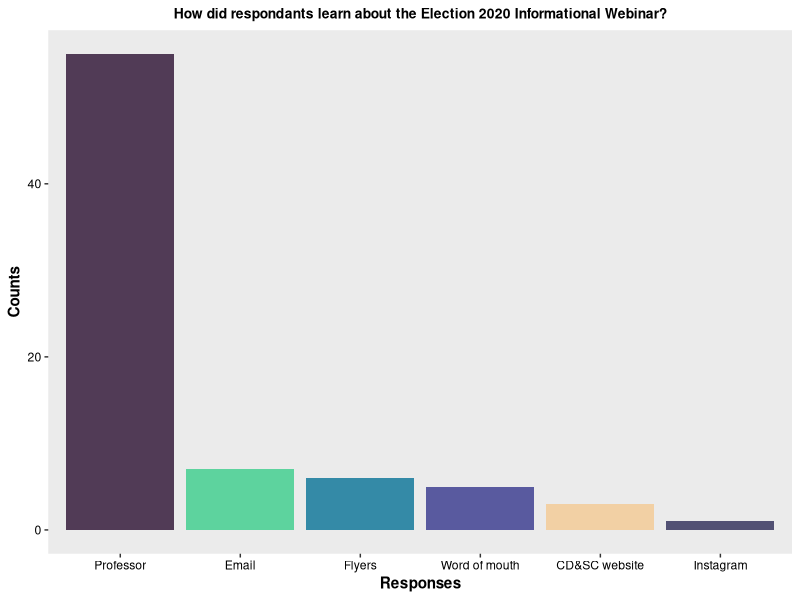
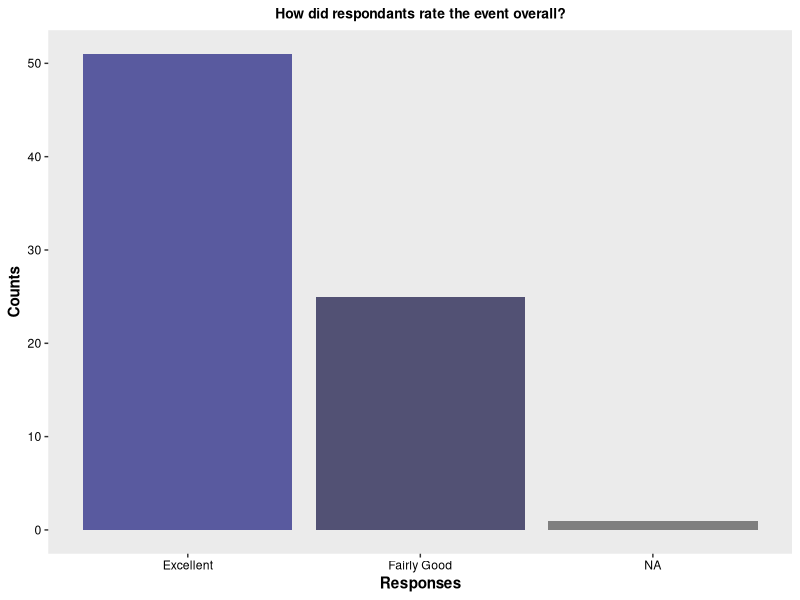
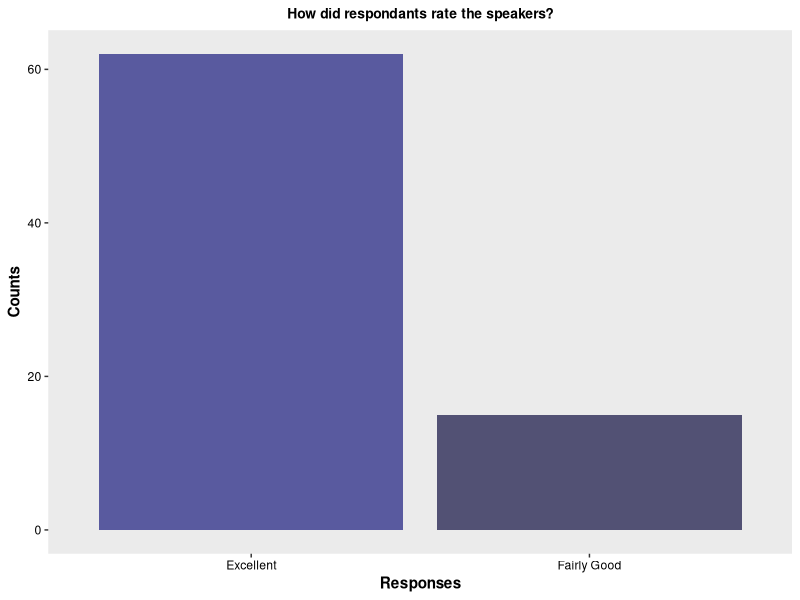
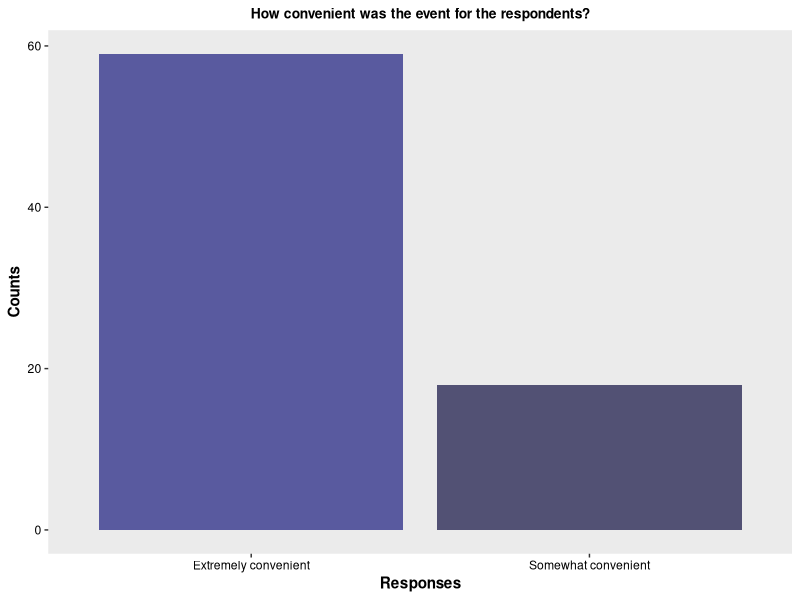
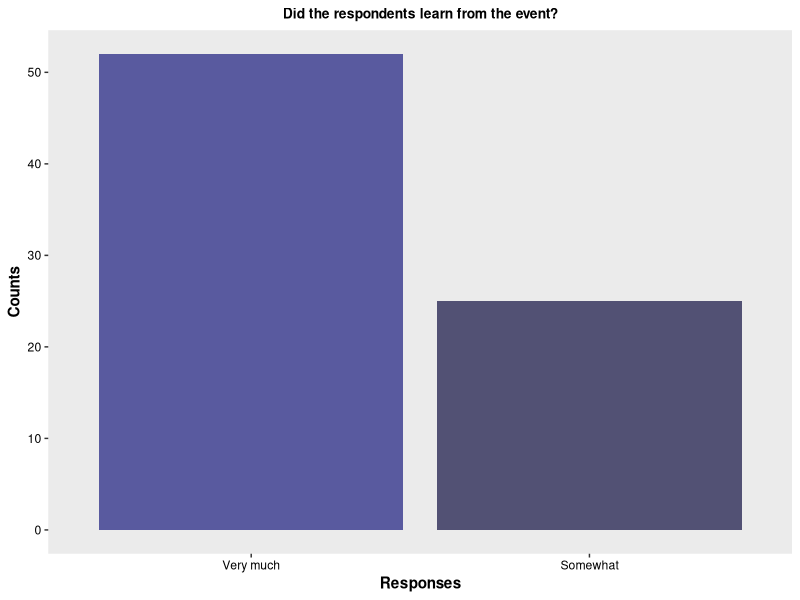
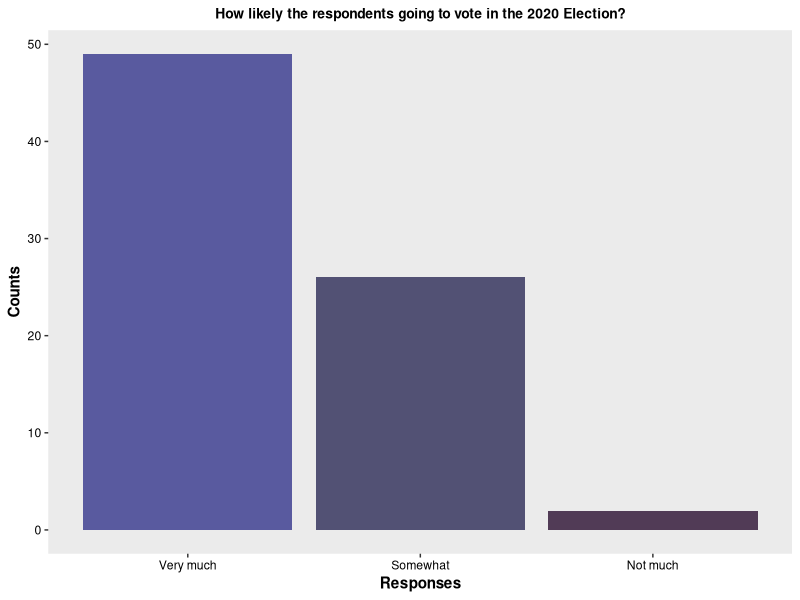
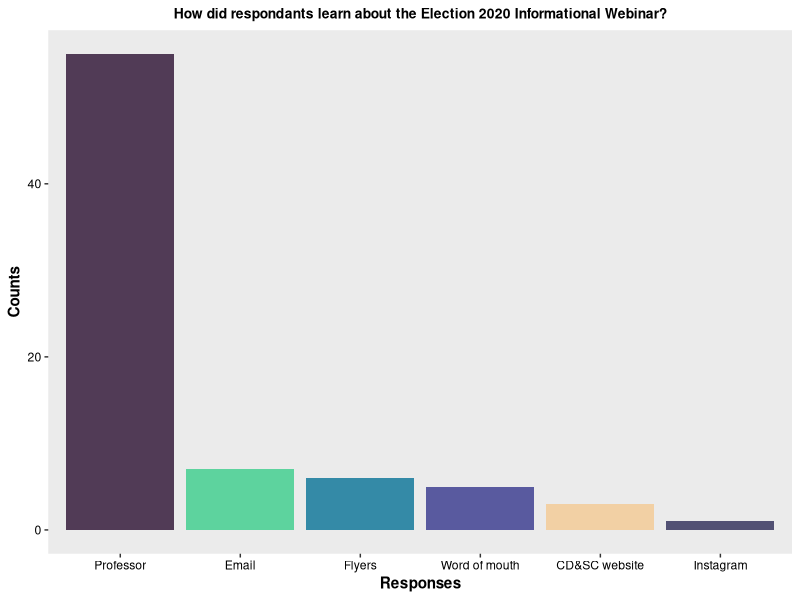
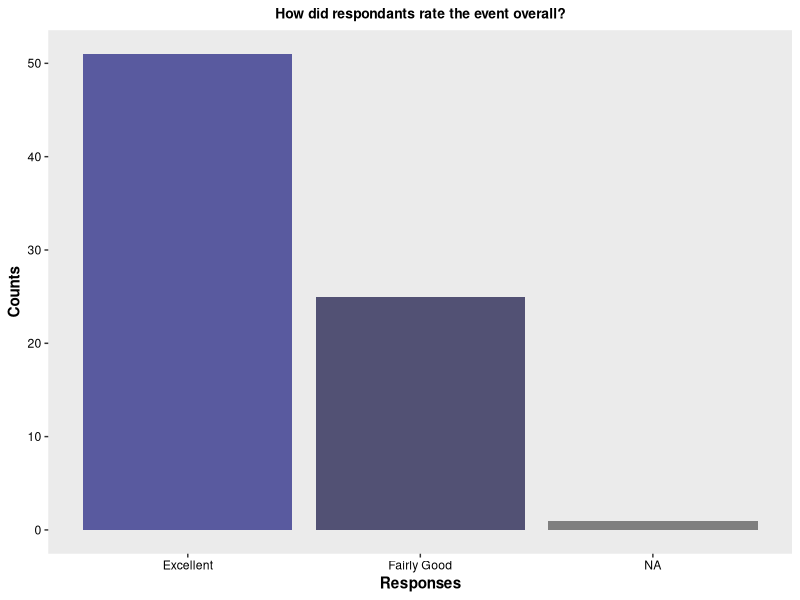

Recreate these plots in R, in order.
#### 2020 Election Webinar ####
#### Created by: Vivian Vy Le ####
#### Updated on: 2022-08-08 ####

#### Load library ####
library(tidyverse)
library(here)
library(ggplot2)

#### Load Data ####
election <- read_csv(here("Data", "election_2020.csv"))

#### View Data ####
view(election)
glimpse(election)

#### Data analysis ####
election_clean <- election %>%
  select(participants, event_rating, speaker_rating, advertisement, event_timing, audience_learning, voting_in_election) %>%
  rowwise() %>%
  mutate(advertisement_choices = str_split(advertisement, pattern = ";")) %>%
  ungroup() %>%
  unnest(advertisement_choices)
view(election_clean)

election_data <- election_clean %>%
  mutate(event_rating = factor(event_rating,
                               levels = c("Excellent", "Fairly Good", "Not Good at All"))) %>%
  mutate(speaker_rating = factor(speaker_rating,
                                 levels = c("Excellent", "Fairly Good", "Not Good at All"))) %>%
  mutate(event_timing = factor(event_timing,
                               levels = c("Extremely convenient", "Somewhat convenient", "Not at all convenient"))) %>%
  mutate(audience_learning = factor(audience_learning,
                                    levels = c("Very much", "Somewhat", "Not much"))) %>%
  mutate(voting_in_election = factor(voting_in_election,
                                     levels = c("Very much", "Somewhat", "Not much")))
view(election_data)


advertisement_data <- election_data %>%
  count(advertisement_choices)
view(advertisement_data)

event_rating <- election_data %>%
  count(event_rating)
event_rating

speaker_rating <- election_data %>%
  count(speaker_rating)
speaker_rating

timing_data <- election_data %>%
  count(event_timing)
timing_data

learning_data <- election_data %>%
  count(audience_learning)
learning_data

voting_data <- election_data %>%
  count(voting_in_election)
voting_data


#### Plot ####
colorpal<- c("#F2D0A4", "#5DD39E", "#348AA7", "#525174", "#513B56", "#595A9F", "#9091AA")

advertisement_data %>%
  ggplot(aes(x = reorder(advertisement_choices, -n), y = n, fill = advertisement_choices)) +
  geom_col() +
  labs(title = "How did respondants learn about the Election 2020 Informational Webinar?",
       x = "Responses",
       y = "Counts") +
  theme(plot.title = element_text(hjust = 0.5,
                                  size = 10,
                                  face = "bold"),
        axis.title = element_text(face = "bold"),
        axis.text.x = element_text(color = "#000000"),
        axis.text.y = element_text(color = "#000000"),
        panel.grid.major = element_blank(),
        panel.grid.minor = element_blank()) +
  scale_fill_manual(values = colorpal) +
  guides(fill = FALSE)
ggsave(here("Output", "2020-2021", "election_2020_webinar", "advertisement.png"), width = 8, height = 6)

event_rating %>%
  ggplot(aes(x = reorder(event_rating, -n), y = n, fill = event_rating)) +
  geom_col() +
  labs(title = "How did respondants rate the event overall?",
       x = "Responses",
       y = "Counts") +
  theme(plot.title = element_text(hjust = 0.5,
                                  size = 10,
                                  face = "bold"),
        axis.title = element_text(face = "bold"),
        axis.text.x = element_text(color = "#000000"),
        axis.text.y = element_text(color = "#000000"),
        panel.grid.major = element_blank(),
        panel.grid.minor = element_blank()) +
  scale_fill_manual(values = c("#595A9F", "#525174", "#513B56")) +
  guides(fill = FALSE)
ggsave(here("Output", "2020-2021", "election_2020_webinar", "event_rating.png"), width = 6, height = 5)

speaker_rating %>%
  ggplot(aes(x = reorder(speaker_rating, -n), y = n, fill = speaker_rating)) +
  geom_col() +
  labs(title = "How did respondants rate the speakers?",
       x = "Responses",
       y = "Counts") +
  theme(plot.title = element_text(hjust = 0.5,
                                  size = 10,
                                  face = "bold"),
        axis.title = element_text(face = "bold"),
        axis.text.x = element_text(color = "#000000"),
        axis.text.y = element_text(color = "#000000"),
        panel.grid.major = element_blank(),
        panel.grid.minor = element_blank()) +
  scale_fill_manual(values = c("#595A9F", "#525174", "#513B56")) +
  guides(fill = FALSE)
ggsave(here("Output", "2020-2021", "election_2020_webinar", "speaker_rating.png"), width = 6, height = 5)

timing_data %>%
  ggplot(aes(x = reorder(event_timing, -n), y = n, fill = event_timing)) +
  geom_col() +
  labs(title = "How convenient was the event for the respondents?",
       x = "Responses",
       y = "Counts") +
  theme(plot.title = element_text(hjust = 0.5,
                                  size = 10,
                                  face = "bold"),
        axis.title = element_text(face = "bold"),
        axis.text.x = element_text(color = "#000000"),
        axis.text.y = element_text(color = "#000000"),
        panel.grid.major = element_blank(),
        panel.grid.minor = element_blank()) +
  scale_fill_manual(values = c("#595A9F", "#525174", "#513B56")) +
  guides(fill = FALSE)
ggsave(here("Output", "2020-2021", "election_2020_webinar", "event_timing.png"), width = 6, height = 5)

learning_data %>%
  ggplot(aes(x = reorder(audience_learning, -n), y = n, fill = audience_learning)) +
  geom_col() +
  labs(title = "Did the respondents learn from the event?",
       x = "Responses",
       y = "Counts") +
  theme(plot.title = element_text(hjust = 0.5,
                                  size = 10,
                                  face = "bold"),
        axis.title = element_text(face = "bold"),
        axis.text.x = element_text(color = "#000000"),
        axis.text.y = element_text(color = "#000000"),
        panel.grid.major = element_blank(),
        panel.grid.minor = element_blank()) +
  scale_fill_manual(values = c("#595A9F", "#525174", "#513B56")) +
  guides(fill = FALSE)
ggsave(here("Output", "2020-2021", "election_2020_webinar", "audience_learning.png"), width = 6, height = 5)

voting_data %>%
  ggplot(aes(x = reorder(voting_in_election, -n), y = n, fill = voting_in_election)) +
  geom_col() +
  labs(title = "How likely the respondents going to vote in the 2020 Election?",
       x = "Responses",
       y = "Counts") +
  theme(plot.title = element_text(hjust = 0.5,
                                  size = 10,
                                  face = "bold"),
        axis.title = element_text(face = "bold"),
        axis.text.x = element_text(color = "#000000"),
        axis.text.y = element_text(color = "#000000"),
        panel.grid.major = element_blank(),
        panel.grid.minor = element_blank()) +
  scale_fill_manual(values = c("#595A9F", "#525174", "#513B56")) +
  guides(fill = FALSE)
ggsave(here("Output", "2020-2021", "election_2020_webinar", "voting_likely.png"), width = 6, height = 5)
